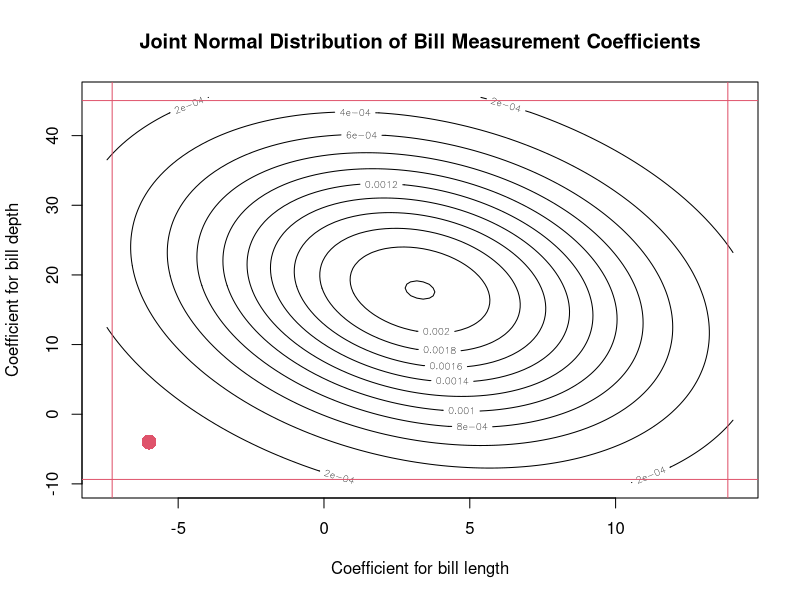

Write R code to recreate this figure.
## ---- chunk 1
#| include: false
set.seed(2112)
## ---- chunk 2
#| label: var-covar-bills
library(palmerpenguins)
peng <- penguins[complete.cases(penguins),]

mylm <- lm(body_mass_g ~ flipper_length_mm + bill_length_mm + bill_depth_mm,
    data = peng)

X <- model.matrix(mylm)
s2 <- summary(mylm)$sigma^2

var_beta <- s2 * solve(t(X) %*% X)
var_beta
## ---- chunk 3
#| label: penguins-contour
library(mvtnorm)

beta_length <- coef(mylm)["bill_length_mm"]
beta_depth <- coef(mylm)["bill_depth_mm"]
se_length <- summary(mylm)$coef["bill_length_mm", "Std. Error"]
se_depth <- summary(mylm)$coef["bill_depth_mm", "Std. Error"]
var_bills <- var_beta[3:4, 3:4]
x <- seq(beta_length - 2 * se_length, beta_length + 2*se_length,
    length.out = 100)
y <- seq(beta_depth - 2 * se_depth, beta_depth + 2 * se_depth,
    length.out = 100)
z <- outer(x, y, function(xi, yi) dmvnorm(cbind(xi, yi), mean = c(beta_length, beta_depth),
    sigma = var_bills))
contour(x, y, z, main = "Joint Normal Distribution of Bill Measurement Coefficients",
    xlab = "Coefficient for bill length",
    ylab = "Coefficient for bill depth")

confints <- confint(mylm)
abline(v = confints["bill_length_mm",], col = 2)
abline(h = confints["bill_depth_mm",], col = 2)
points(x = -6, y = -4, pch = 16, cex = 2, col = 2)
## ---- chunk 4
#| eval: true
#| echo: true
library(palmerpenguins)
peng <- penguins[complete.cases(penguins),]
m1 <- lm(body_mass_g ~ flipper_length_mm + bill_length_mm + bill_depth_mm,
    data = peng)
m2 <- lm(body_mass_g ~ flipper_length_mm,
    data = peng)
anova(m1, m2) |> knitr::kable()
## ---- chunk 5
#| echo: false
summary(m1)$coef |> knitr::kable()
## ---- chunk 6
#| label: mtcars-1
M1 <- lm(mpg ~ disp + hp + drat + wt + qsec,
    data = mtcars)
## ---- chunk 7
#| label: mtcar-a1

anova(M1, update(M1, ~ . - hp - qsec - drat)) # At least one is important!
anova(M1, update(M1, ~ . - wt - disp)) # At least one is important!
anova(M1, lm(mpg ~ hp + wt, data = mtcars)) # None are important!
